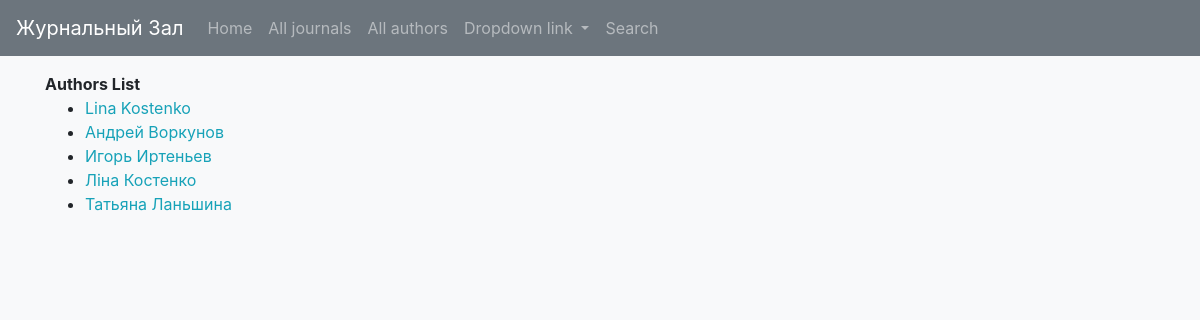
The app's page /catalog/authors/, older data.
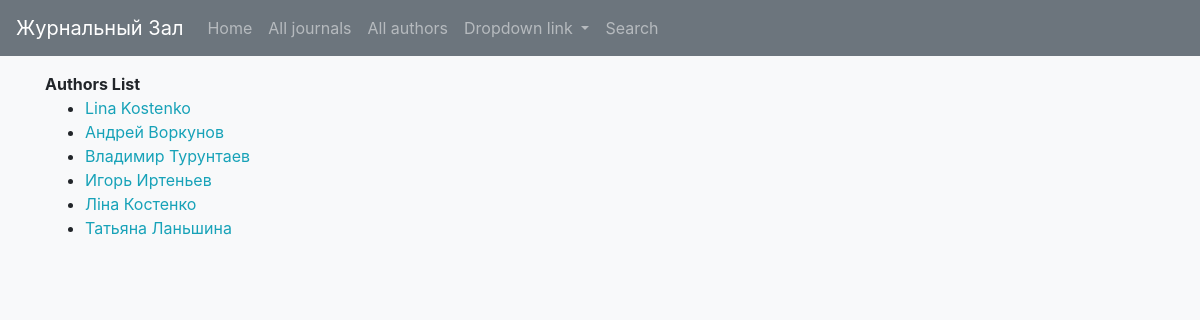
The same page, newer data.
### catalog/models.py (models this page shows, shortened)
class Author(models.Model):
    first_name = models.CharField(max_length=100)
    last_name = models.CharField(max_length=100)
    full_name = str(first_name) + " " + str(last_name)
    class Meta:
        ordering = ['first_name', 'last_name']
    def get_absolute_url(self):
        return reverse('author-detail', args=[str(self.id)])

### catalog/views.py (the view)
# urls.py: path('authors/', views.AuthorListView.as_view(), name='authors'),
class AuthorListView(generic.ListView):
    model = Author

### catalog/templates/catalog/author_list.html
{% extends "catalog/base_generic.html" %}
{% block content %}
  <strong>Authors List</strong>
  {% if author_list %}
  <ul>
    {% for author in author_list %}
      <li>
        <a class="text-info" href="{{ author.get_absolute_url }}">{{ author.first_name }} {{ author.last_name }}</a>
      </li>
    {% endfor %}
  </ul>
  {% else %}
    <p>There are no authors in our database.</p>
  {% endif %}
{% endblock %}

Row changes from the older to the newer data that the page shows:
added Author: first_name "Владимир", last_name "Турунтаев"
